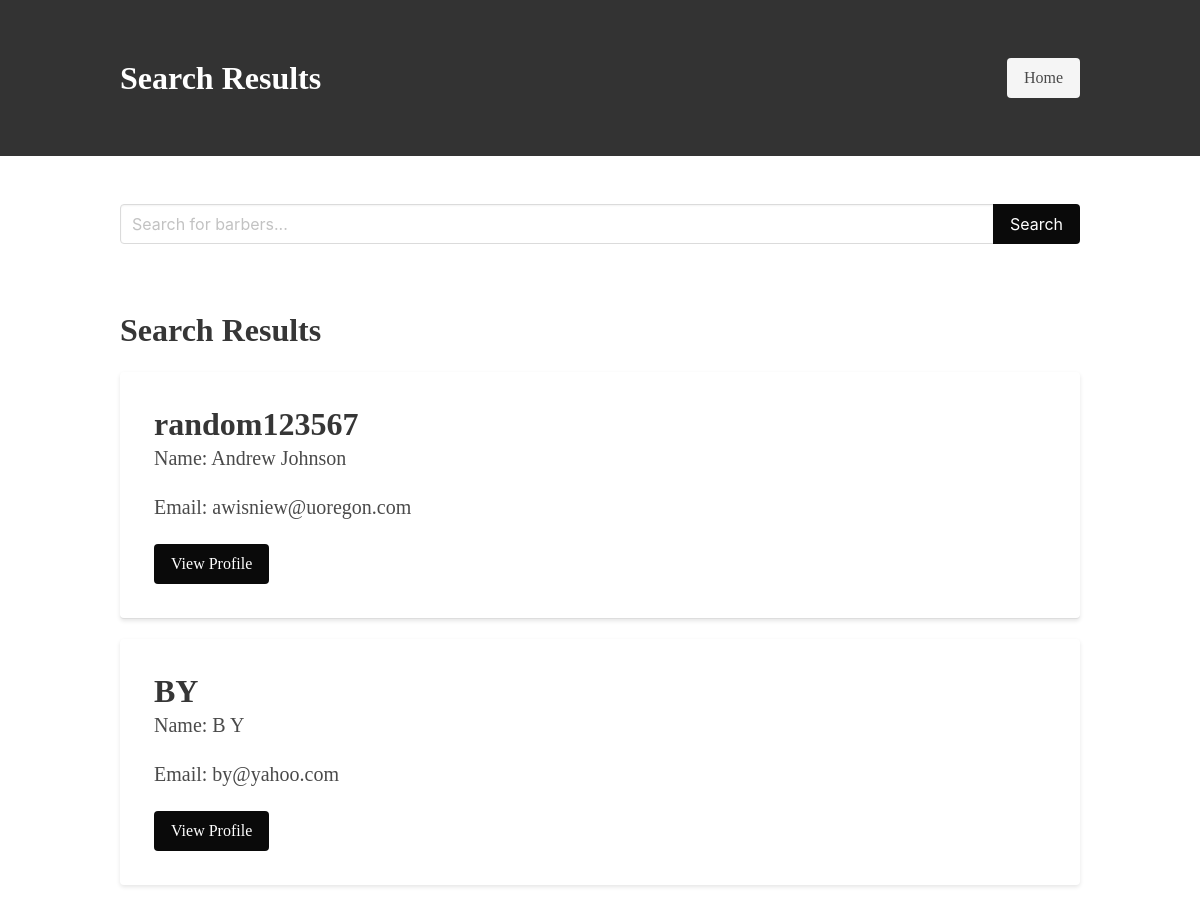
The page /search-barbers/ on the database as committed earlier.
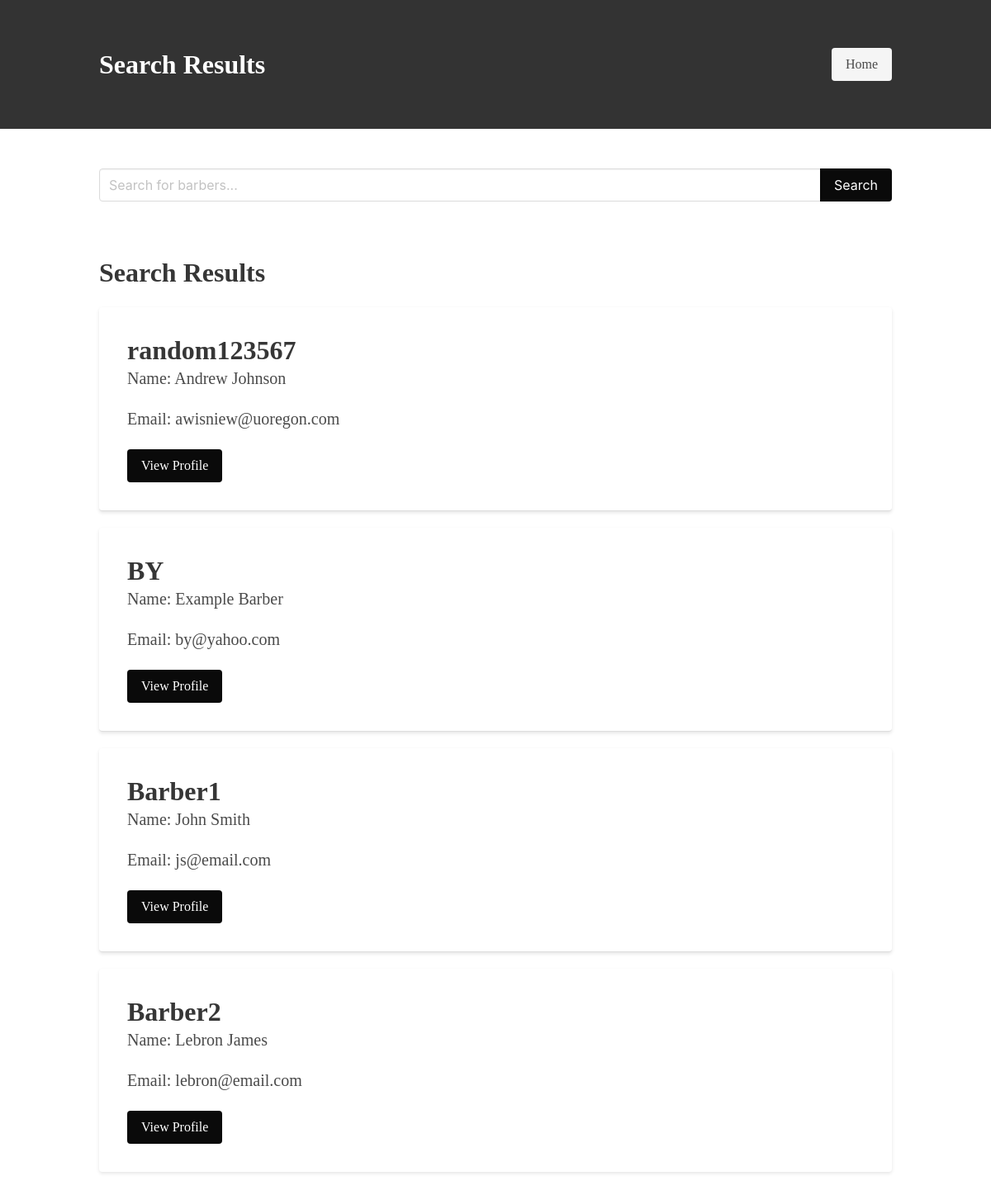
The same page on the database as committed later.
### LineUp/Barber/models.py (models this page shows, shortened)
class Barber(models.Model):
    user = models.OneToOneField(User, on_delete=models.CASCADE, primary_key=True)
    work_start_time = models.TimeField(default=time(9, 0))  # Default to 9:00 AM
    work_end_time = models.TimeField(default=time(17, 0))   # Default to 5:00 PM
    affiliation_code = models.CharField(max_length=10, blank=True, null=True)

class User(AbstractUser):
    is_customer = models.BooleanField(default=False)
    is_barber = models.BooleanField(default=False)
    is_owner = models.BooleanField(default=False)
    email = models.EmailField(unique=True)
    profile_pic = models.ImageField(upload_to='uploads/', default='images/customer.JPG')
    first_name = models.CharField(max_length=30, blank=True)
    last_name = models.CharField(max_length=30, blank=True)
    phone_num = models.CharField(max_length=12, blank=True)
    slug = AutoSlugField(populate_from='username', unique=True)

### LineUp/Barber/views.py (the view)
# urls.py: path('search-barbers/', views.search_barbers, name='search_barbers'),
def search_barbers(request):
    query = request.GET.get('query', '')
    if query:
        barbers = Barber.objects.filter(user__username__icontains=query)
    else:
        barbers = Barber.objects.all()
    context = {
        'barbers': barbers,
        'query': query  # Include the query in the context to display it in the search bar
    }
    return render(request, 'Barber/search_template.html', context)

### LineUp/Barber/templates/Barber/search_template.html (shortened to what this page needs)
<!DOCTYPE html>
<html lang="en">
<head>
    <link rel="stylesheet" href="https://cdn.jsdelivr.net/npm/bulma@0.9.3/css/bulma.min.css">
</head>
<body>
    <section class="hero is-danger">
        <div class="hero-body">
            <div class="container">
                <div class="columns is-vcentered">
                    <div class="column">
                        <h1 class="title has-text-white">Search Results</h1>
                    </div>
                    <div class="column has-text-right">
                        <a href="{% url 'index' %}" class="button is-light">Home</a>
                    </div>
                </div>
            </div>
        </div>
    </section>
    <section class="section">
        <div class="container">
            <form action="{% url 'search_barbers' %}" method="get">
                <div class="field has-addons">
                    <div class="control is-expanded">
                        <input class="input" type="text" name="query" value="{{ query }}" placeholder="Search for barbers...">
                    </div>
                    <div class="control">
                        <button class="button is-black" type="submit">Search</button>
                    </div>
                </div>
            </form>
        </div>
    </section>
    <section class="search-results">
        <div class="container">
            <h1 class="title">Search Results</h1>
            {% if barbers %}
                {% for barber in barbers %}
                    <div class="card search-item">
                        <div class="card-content">
                            <p class="title">{{ barber.user.username }}</p>
                            <p class="subtitle">Name: {{barber.user.get_full_name}}</p>
                            <p class="subtitle">Email: {{ barber.user.email}}</p>
                            <a href="{% url 'barberProfileView' slug=barber.user.slug %}" class="button is-black">View Profile</a>
                        </div>
                    </div>
                {% endfor %}
            {% else %}
                <p>No barbers found for your query.</p>
            {% endif %}
        </div>
    </section>
</body>
</html>

### LineUp/Barber/templates/Barber/search_template.html (style rules this page uses)
body { font-family: "Garamond", serif; background-color: white; color: #333; }
.hero.is-danger { background-color: #333; color: white; padding: 10px 0; }
.card { box-shadow: 0 2px 4px rgba(0, 0, 0, 0.1); margin-bottom: 20px; }
.button { background-color: black; color: white; border-color: black; }
.search-results { padding: 20px; }
.search-item { padding: 10px; border-bottom: 1px solid #ddd; }
.search-item:last-child { border-bottom: none; }

Rows that differ between the two databases and show on the page:
changed through a linked row, Barber "BY": user.get_full_name "B Y" → "Example Barber"
added Barber: user.username "Barber1", user.get_full_name "John Smith", user.email "js@email.com"
added Barber: user.username "Barber2", user.get_full_name "Lebron James", user.email "lebron@email.com"
